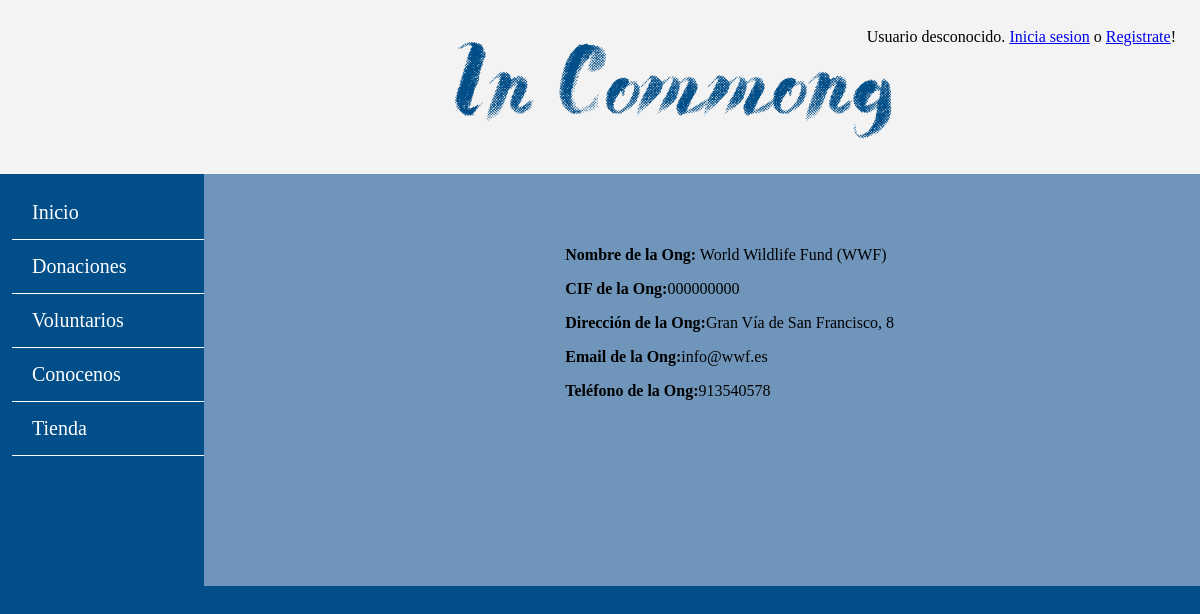
Screenshot of /perfilOng.php?ong=000000000 with the database file from the repository.
### tables this page shows
CREATE TABLE `ong` (
  `CIF` varchar(9) NOT NULL,
  `nombre` varchar(30) NOT NULL,
  `direccion` varchar(50) DEFAULT NULL,
  `email` varchar(30) NOT NULL,
  `usuario` varchar(20) NOT NULL,
  `pass` varchar(20) NOT NULL,
  `telefono` int(11) DEFAULT NULL,
  `imagen` varchar(50) NOT NULL
);

### includes/DaoScripts/DaoOngs.php (called while the page is built, shortened)
<?php
	require_once '/../ModelScripts/ong.php';
	class DaoOngs{
		public function seleccionaOng($cif){
			$app = App::getSingleton();
    		$con = $app->conexionBd();
			$sql = "SELECT * FROM ong WHERE CIF = '$cif'";
			$rs = $con->query($sql) or die($con->error);
			while($lista = $rs->fetch_assoc()){
				$resultado =  new ong($lista['CIF'], $lista['nombre'], $lista['direccion'], $lista['email'], $lista['usuario'], $lista['pass'], $lista['telefono'], $lista['imagen']);
				return $resultado;
			}
		}
	}
?>

### includes/ModelScripts/GestorOngs.php (called while the page is built, shortened)
<?php
	require_once '/../DaoScripts/DaoOngs.php';
	class GestorOngs{
		private $daoOngs;
		function __construct(){
			$this->daoOngs = new DaoOngs();
		}
		public function seleccionaOng($cif){
			return ($this->daoOngs->seleccionaOng($cif));
		}
	}
?>

### includes/ModelScripts/ong.php (called while the page is built, shortened)
<?php
	class Ong{
		private $cif;
		private $nombre;
		private $direccion;
		private $email;
		private $telefono;
		function __construct($cif, $nombre, $direccion, $email, $usuario, $pass, $telefono, $imagen){
			$this->cif = $cif;
			$this->nombre = $nombre;
			$this->direccion = $direccion;
			$this->email = $email;
			$this->telefono = $telefono;
		}
		public function getCif(){ return $this->cif; }
		public function getNombre(){ return $this->nombre;}
		public function getDireccion(){ return $this->direccion; }
		public function getEmail(){ return $this->email; }
		public function getTelefono(){ return $this->telefono; }
	}
?>

### includes/ViewScripts/OngsVista.php (the view, shortened to what this page needs)
<?php
	class vistaOng{
		private $listaOngs;
		function  __construct(){
			require_once '/../ModelScripts/GestorOngs.php';
			$this->listaOngs = new GestorOngs();
		}
		public function muestraPerfilOng($ong){
			$lista = $this->listaOngs->seleccionaOng($ong);
			$nombre=$lista->getNombre();
			$cif=$lista->getCif();
			$dir=$lista->getDireccion();
			$email=$lista->getEmail();
			$tlf=$lista->getTelefono();
			echo '<div id= "contenido">';
			echo '<div id="datosOng">';
				echo '<p><strong>Nombre de la Ong:</strong>' . $nombre;
				echo '<p><strong>CIF de la Ong:</strong>' . $cif;
				echo '<p><strong>Dirección de la Ong:</strong>' . $dir;
				echo '<p><strong>Email de la Ong:</strong>' . $email;
				echo '<p><strong>Teléfono de la Ong:</strong>' . $tlf;
  				echo '</div>';
			echo '</div>';
		}
	}
?>

### css/estilos.css (style rules this page uses)
html body { height: 100%; min-width: 850px; margin: 0%; }
#datosOng { float: right; display: inline-block; margin-right: 280px; margin-top: 50px; }

### css/colorsandtext.css (style rules this page uses)
html body { background: #024e88; }
#contenido { background: #6F95BB; }

### rows the page displays
ong: nombre "World Wildlife Fund (WWF)", CIF "000000000", direccion "Gran Vía de San Francisco, 8", email "info@wwf.es", telefono "913540578"
